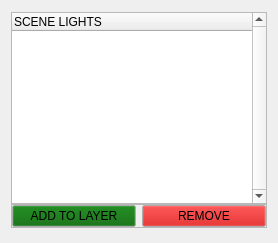
            <widget class="QWidget" name="tabOutliner">
             <property name="sizePolicy">
              <sizepolicy hsizetype="Expanding" vsizetype="Preferred">
               <horstretch>0</horstretch>
               <verstretch>0</verstretch>
              </sizepolicy>
             </property>
             <attribute name="title">
              <string>OUTLINER</string>
             </attribute>
             <layout class="QVBoxLayout" name="verticalLayout_9">
              <item>
               <widget class="QWidget" name="wgOutliner" native="true">
                <property name="sizePolicy">
                 <sizepolicy hsizetype="Expanding" vsizetype="Expanding">
                  <horstretch>0</horstretch>
                  <verstretch>0</verstretch>
                 </sizepolicy>
                </property>
                <property name="minimumSize">
                 <size>
                  <width>195</width>
                  <height>0</height>
                 </size>
                </property>
                <property name="maximumSize">
                 <size>
                  <width>111111</width>
                  <height>16777215</height>
                 </size>
                </property>
                <property name="layoutDirection">
                 <enum>Qt::LeftToRight</enum>
                </property>
                <property name="autoFillBackground">
                 <bool>true</bool>
                </property>
                <layout class="QVBoxLayout" name="verticalLayout_2">
                 <property name="spacing">
                  <number>0</number>
                 </property>
                 <property name="leftMargin">
                  <number>0</number>
                 </property>
                 <property name="topMargin">
                  <number>1</number>
                 </property>
                 <property name="rightMargin">
                  <number>0</number>
                 </property>
                 <property name="bottomMargin">
                  <number>4</number>
                 </property>
                 <item>
                  <widget class="QTreeWidget" name="trOutliner">
                   <property name="sizePolicy">
                    <sizepolicy hsizetype="Expanding" vsizetype="Expanding">
                     <horstretch>0</horstretch>
                     <verstretch>0</verstretch>
                    </sizepolicy>
                   </property>
                   <property name="minimumSize">
                    <size>
                     <width>170</width>
                     <height>0</height>
                    </size>
                   </property>
                   <property name="verticalScrollBarPolicy">
                    <enum>Qt::ScrollBarAlwaysOn</enum>
                   </property>
                   <property name="horizontalScrollBarPolicy">
                    <enum>Qt::ScrollBarAlwaysOff</enum>
                   </property>
                   <property name="selectionMode">
                    <enum>QAbstractItemView::ExtendedSelection</enum>
                   </property>
                   <property name="selectionBehavior">
                    <enum>QAbstractItemView::SelectItems</enum>
                   </property>
                   <property name="textElideMode">
                    <enum>Qt::ElideMiddle</enum>
                   </property>
                   <column>
                    <property name="text">
                     <string>SCENE LIGHTS</string>
                    </property>
                   </column>
                  </widget>
                 </item>
                 <item>
                  <widget class="QFrame" name="frLayerBtns">
                   <property name="sizePolicy">
                    <sizepolicy hsizetype="Preferred" vsizetype="Fixed">
                     <horstretch>0</horstretch>
                     <verstretch>0</verstretch>
                    </sizepolicy>
                   </property>
                   <property name="maximumSize">
                    <size>
                     <width>16777215</width>
                     <height>40</height>
                    </size>
                   </property>
                   <property name="sizeIncrement">
                    <size>
                     <width>0</width>
                     <height>0</height>
                    </size>
                   </property>
                   <property name="autoFillBackground">
                    <bool>true</bool>
                   </property>
                   <property name="frameShape">
                    <enum>QFrame::StyledPanel</enum>
                   </property>
                   <property name="frameShadow">
                    <enum>QFrame::Raised</enum>
                   </property>
                   <layout class="QHBoxLayout" name="horizontalLayout_2">
                    <property name="leftMargin">
                     <number>0</number>
                    </property>
                    <property name="topMargin">
                     <number>0</number>
                    </property>
                    <property name="rightMargin">
                     <number>0</number>
                    </property>
                    <property name="bottomMargin">
                     <number>0</number>
                    </property>
                    <item>
                     <widget class="QPushButton" name="btnAddLayer">
                      <property name="palette">
                       <palette>
                        <active>
                         <colorrole role="Button">
                          <brush brushstyle="SolidPattern">
                           <color alpha="255">
                            <red>0</red>
                            <green>100</green>
                            <blue>0</blue>
                           </color>
                          </brush>
                         </colorrole>
                        </active>
                        <inactive>
                         <colorrole role="Button">
                          <brush brushstyle="SolidPattern">
                           <color alpha="255">
                            <red>0</red>
                            <green>100</green>
                            <blue>0</blue>
                           </color>
                          </brush>
                         </colorrole>
                        </inactive>
                        <disabled>
                         <colorrole role="Button">
                          <brush brushstyle="SolidPattern">
                           <color alpha="255">
                            <red>0</red>
                            <green>100</green>
                            <blue>0</blue>
                           </color>
                          </brush>
                         </colorrole>
                        </disabled>
                       </palette>
                      </property>
                      <property name="text">
                       <string>ADD TO LAYER</string>
                      </property>
                     </widget>
                    </item>
                    <item>
                     <widget class="QPushButton" name="btnRemoveLayer">
                      <property name="palette">
                       <palette>
                        <active>
                         <colorrole role="Button">
                          <brush brushstyle="SolidPattern">
                           <color alpha="255">
                            <red>200</red>
                            <green>0</green>
                            <blue>0</blue>
                           </color>
                          </brush>
                         </colorrole>
                        </active>
                        <inactive>
                         <colorrole role="Button">
                          <brush brushstyle="SolidPattern">
                           <color alpha="255">
                            <red>200</red>
                            <green>0</green>
                            <blue>0</blue>
                           </color>
                          </brush>
                         </colorrole>
                        </inactive>
                        <disabled>
                         <colorrole role="Button">
                          <brush brushstyle="SolidPattern">
                           <color alpha="255">
                            <red>200</red>
                            <green>0</green>
                            <blue>0</blue>
                           </color>
                          </brush>
                         </colorrole>
                        </disabled>
                       </palette>
                      </property>
                      <property name="text">
                       <string>REMOVE</string>
                      </property>
                     </widget>
                    </item>
                   </layout>
                  </widget>
                 </item>
                </layout>
               </widget>
              </item>
             </layout>
            </widget>
